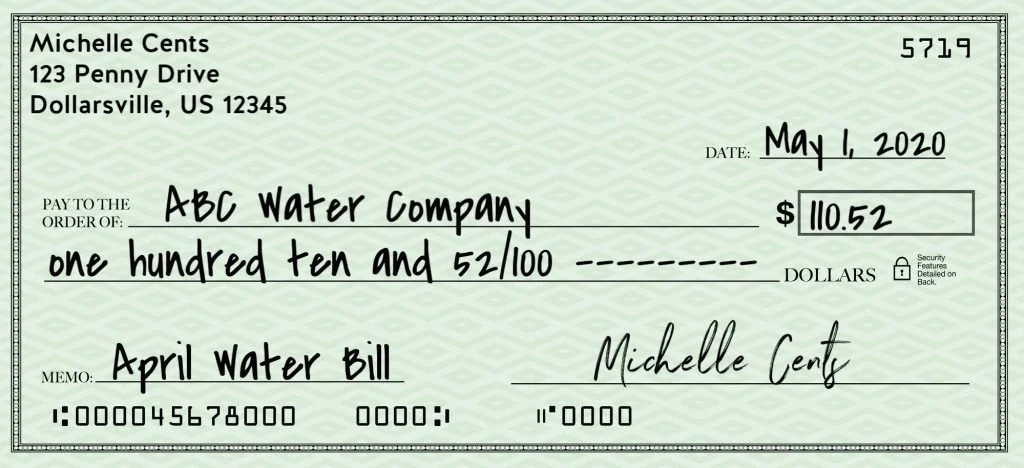
#> input picture Image_Processing/CCA/example.jpg, 1024 x 468 px
$ jupyter execute --allow-errors CCA.ipynb
#> lines starting #> are read from the running program, lines starting #| are printed output that depends on the picture; after the words box and inside, x2 and y2 are one past the last pixel; in counts of white or black regions, pixels touching at a corner belong together
### Image_Processing/CCA/utils/loader.py
from typing import Any

import cv2
import numpy as np
import os
from wand.image import Image


class Loader:
    """
    Load an image or a pdf file.

    Attributes
    ----------
    low_threshold: tuple
        The low threshold of cv2.inRange
    high_threshold: tuple
        The high threshold of cv2.inRange

    Methods
    -------
    get_masks(path: str) -> list
        It read an image or a pdf file page by page.
        It returns the masks that the bright parts are marked as 255, the rest as 0.
    """

    def __init__(self, low_threshold=(0, 0, 250), high_threshold=(255, 255, 255)):
        if self._is_valid(low_threshold):
            self.low_threshold = low_threshold
        if self._is_valid(high_threshold):
            self.high_threshold = high_threshold

    # [5 lines left out: function __str__, not called in this run]

    def _is_valid(self, threshold: tuple) -> bool:
        if type(threshold) is not tuple:
            raise Exception("The threshold must be a tuple.")
        if len(threshold) != 3:
            raise Exception("The threshold must have 3 item (h, s, v).")
        for item in threshold:
            if item not in range(0, 256):
                raise Exception("The threshold item must be in the range [0, 255].")
        return True

    def get_masks(self, path) -> list:
        basename = os.path.basename(path)
        dn, dext = os.path.splitext(basename)
        ext = dext[1:].lower()
        if ext == "pdf":
            self.document_type = "PDF"
        elif ext == "jpg" or ext == "jpeg" or ext == "png" or ext == "tif":
            self.document_type = "IMAGE"
        else:
            raise Exception("Document should be jpg/jpeg, png, tif or pdf.")

        if self.document_type == "IMAGE":
            loader = _ImageWorker(self.low_threshold, self.high_threshold)
            return [loader.get_image_mask(path)]

        if self.document_type == "PDF":
            loader = _PdfWorker(self.low_threshold, self.high_threshold)
            return loader.get_pdf_masks(path)


class _ImageWorker:
    def __init__(self, low_threshold: tuple, high_threshold: tuple) -> None:
        self.low_threshold = low_threshold
        self.high_threshold = high_threshold

    def make_mask(self, image) -> Any:
        """
        create a mask that the bright parts are marked as 255, the rest as 0.

        params
        ------
        image: numpy array

        return
        ------
        frame_threshold: numpy array
        """
        frame_HSV = cv2.cvtColor(image, cv2.COLOR_BGR2HSV)
        frame_threshold = cv2.inRange(
            frame_HSV, self.low_threshold, self.high_threshold
        )
        return frame_threshold

    def get_image_mask(self, path: str) -> Any:
        image = cv2.imread(path)
        return self.make_mask(image)


class _PdfWorker(_ImageWorker):
    def __init__(self, low_threshold, high_threshold):
        super().__init__(low_threshold, high_threshold)

    # [22 lines left out: functions get_pdf_images, get_pdf_masks, not called in this run]

### Image_Processing/CCA/utils/extractor.py
from typing import Any
from skimage import measure, morphology
from skimage.measure import regionprops
import numpy as np


class Extractor:
    """
    Extract the signature from a mask. The process is as followed.

    1. It finds the regions in an image mask. Each region has a label (unique number).
    2. It removes the small regions. The small region is defined by attributes.
    3. It remove the big regions. The big region is defined by attributes.
    4. It returns a labeled image. The numbers in the image are the region labels, NOT pixels.

    Attributes
    ----------
    outlier_weight: int
        The weight of small outlier size
    outlier_bias: int
        The bias of small outlier size
    amplfier: int
        The amplfier calculates the big outlier size from the small one
    min_area_size: int
        The min region area size in the labeled image.

    Methods
    -------
    extract(mask: numpy.array):
        extract the signature
    """

    def __init__(
        self, outlier_weight=3, outlier_bias=100, amplfier=10, min_area_size=10
    ):
        # the parameters are used to remove small size connected pixels outlier
        self.outlier_weight = outlier_weight
        self.outlier_bias = outlier_bias
        # the parameter is used to remove big size connected pixels outlier
        self.amplfier = amplfier
        self.min_area_size = min_area_size

    # [59 lines left out: functions __str__, extract, not called in this run]

### Image_Processing/CCA/utils/cropper.py
import math
from typing import Any
import cv2
import numpy as np
from PIL import Image


class Cropper:
    """
    read the mask extracted by Extractor, and crop it.

    Attributes:
    -----------
      - min_region_size

        the min area size of the signature.

      - border_ratio: float

          border = min(h, w) * border_ratio

          h, w are the heigth and width of the input mask.
          The border will be removed by the function _remove_borders.

    Methods:
    --------
      - find_contours(img: numpy array) -> sorted_boxes: numpy array

        find the contours and sort them by area size

      - is_intersected(box_a: [x, y, w, h], box_b: [x, y, w, h]) -> bool

        check box_a and box_b is intersected

      - merge_boxes(box_a: [x, y, w, h], box_b: [x, y, w, h]) -> [x, y, w, h]:

        merge the intersected boxes into one

      - boxes2regions(sorted_boxes) -> dict:

        transform all the sorted_boxes into regions (merged boxes)

      - crop_regions(img: numpy array, regions: dict) -> list:

        return a list of cropped images (np.array)

      - run(img_path) -> list

        main function, crop the signatures,
        return a list of cropped images (np.array)
    """

    def __init__(self, min_region_size=10000, border_ratio=0.1):
        self.min_region_size = min_region_size
        self.border_ratio = border_ratio

    # [145 lines left out: functions __str__, find_contours, is_intersected, merge_boxes, _remove_borders, boxes2regions and 3 more, not called in this run]

### Image_Processing/CCA/CCA.ipynb
# Extracting Signatures from Document Images Using Connected Components Analysis

In this notebook we show how to extract signatures from scanned or photographed document pictures using computer vision techniques. It specifically uses Connected Components Analysis (CCA) to detect regions of interest within a binarized document picture. The procedure consists of importing and preprocessing a picture, separating related components based on size, and filtering for regions likely to contain signatures. The separated components are then stored as separate picture files for later processing or storage. This approach is beneficial for automated signature extraction in applications such as document verification and archiving.

# 1. Imports

[cell 1]
import cv2
import numpy as np
import matplotlib.pyplot as plt
from time import time

# 2. Define utility functions
This cell defines two utility functions:

- display_image: A helper function to visualize images using Matplotlib.
- extract_signatures: A function that applies Connected Components Analysis (CCA) to identify connected regions in a binary image and filters them based on area constraints, isolating potential signatures.

[cell 2]
def display_image(image, title="Image", cmap='gray'):
    """Utility function to display an image."""
    plt.figure(figsize=(8, 6))
    plt.imshow(image, cmap=cmap)
    plt.title(title)
    plt.axis('off')
    plt.show()

def extract_signatures(image, min_area=100, max_area=2000, min_aspect_ratio=1.5, max_aspect_ratio=6.0):
    """
    Extracts connected components that could correspond to signatures.

    Parameters:
        image (numpy.ndarray): Binary image.
        min_area (int): Minimum area of a connected component.
        max_area (int): Maximum area of a connected component.
        min_aspect_ratio (float): Minimum aspect ratio (width/height) of a component.
        max_aspect_ratio (float): Maximum aspect ratio (width/height) of a component.

    Returns:
        list: List of bounding boxes for the extracted components.
    """
    # Perform connected components analysis
    num_labels, labels, stats, centroids = cv2.connectedComponentsWithStats(image, connectivity=8)

    # Filter components based on size and aspect ratio
    extracted_boxes = []
    for i in range(1, num_labels):  # Skip the background (label 0)
        x, y, w, h, area = stats[i]
        aspect_ratio = w / h
        if min_area < area < max_area and min_aspect_ratio < aspect_ratio < max_aspect_ratio:
            extracted_boxes.append((x, y, w, h))
    return extracted_boxes

# 3. Load and preprocess the document image
This cell loads the input document image in grayscale format and preprocesses it for analysis. It applies Otsu's thresholding to convert the image into a binary format, inverting the colors so that the foreground (text and signatures) appears white on a black background. The binary image is displayed for verification.

[cell 3]
# Load image
image_path = "example.jpg"  # Update with your image path
image = cv2.imread(image_path, cv2.IMREAD_GRAYSCALE)
#> image: shape (468, 1024); min 0, max 255, mean 211.1

# Binarize the image using Otsu's thresholding
_, binary_image = cv2.threshold(image, 0, 255, cv2.THRESH_BINARY_INV + cv2.THRESH_OTSU)
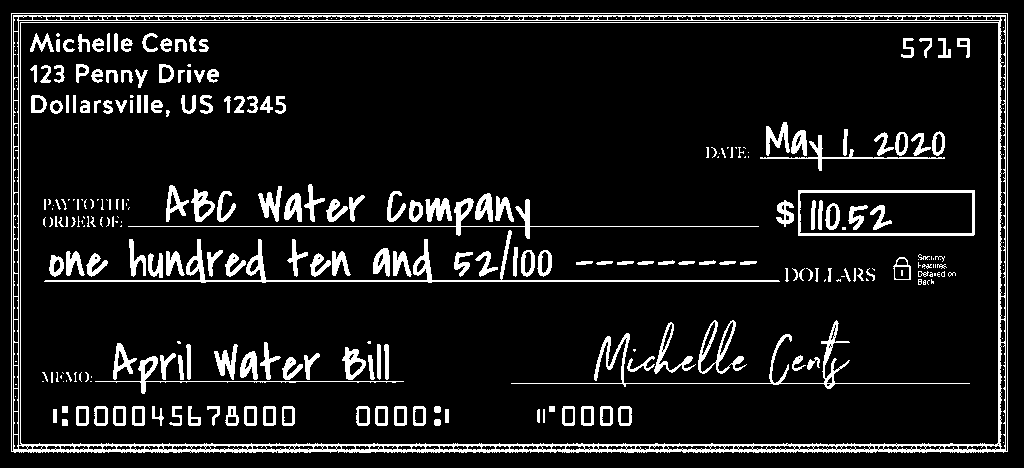
#> binary_image: shape (468, 1024); 10% white; 309 white regions (114 under 20 px), largest, box (x1, y1, x2, y2) and area: (11, 13, 1008, 453) 15139, (44, 230, 780, 283) 2617, (511, 320, 970, 389) 1693

# Display the binary image
display_image(binary_image, "Binary Image")

# 4. Extract potential signatures
This cell uses the previously defined extract_signatures function to identify connected components that match the size criteria for signatures. Bounding boxes are drawn around the identified regions, and the processed image is displayed to visualize the results.

[cell 4]
# Define parameter combinations to test
parameter_sets = [
    {"min_area": 500, "max_area": 3000, "min_aspect_ratio": 1.5, "max_aspect_ratio": 5.0},
    {"min_area": 200, "max_area": 1500, "min_aspect_ratio": 1.0, "max_aspect_ratio": 9.0},
    {"min_area": 1500, "max_area": 3000, "min_aspect_ratio": 2.0, "max_aspect_ratio": 8.0},
    {"min_area": 1000, "max_area": 3500, "min_aspect_ratio": 2.5, "max_aspect_ratio": 7.0},
]

# Prepare a figure for displaying the results
fig, axes = plt.subplots(1, len(parameter_sets), figsize=(20, 4))
fig.suptitle("Comparing Signature Detection with Different Parameters", fontsize=16)

# Process each parameter set and visualize the results
for i, params in enumerate(parameter_sets):
    # Extract signatures using the current parameter set
    signature_boxes = extract_signatures(
        binary_image,
        min_area=params["min_area"],
        max_area=params["max_area"],
        min_aspect_ratio=params["min_aspect_ratio"],
        max_aspect_ratio=params["max_aspect_ratio"]
    )

    # Create a copy of the original image with bounding boxes
    output_image = cv2.cvtColor(image, cv2.COLOR_GRAY2BGR)
    for x, y, w, h in signature_boxes:
        cv2.rectangle(output_image, (x, y), (x + w, y + h), (0, 255, 0), 2)

    # Plot the result
    axes[i].imshow(output_image)
    axes[i].set_title(
        f"Area: {params['min_area']}-{params['max_area']}\n"
        f"Aspect Ratio: {params['min_aspect_ratio']}-{params['max_aspect_ratio']}"
    )
    axes[i].axis("off")
#> this loop made 4 passes
#> signature_boxes on passes 1, 3, 4: [(798, 190, 177, 46)], [(511, 320, 459, 69)], [(798, 190, 177, 46), (511, 320, 459, 69)]
#> pass 1, in extract_signatures, `num_labels, labels, stats, centroids = cv2.connectedComponentsWithStat..`:
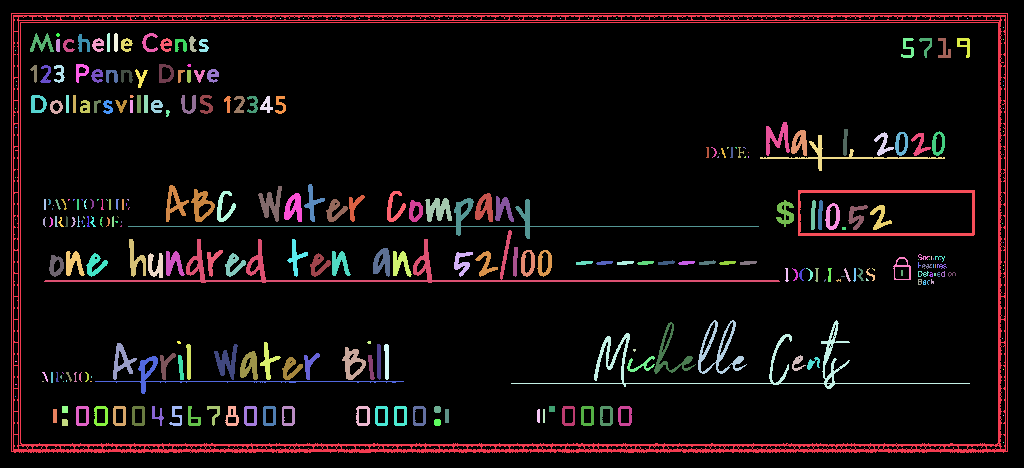
#> labels: shape (468, 1024) int32; 310 distinct labels, from 0 to 309; one colour per label, 0 black

# Show the plots
plt.tight_layout(rect=[0, 0, 1, 0.95])
plt.show()
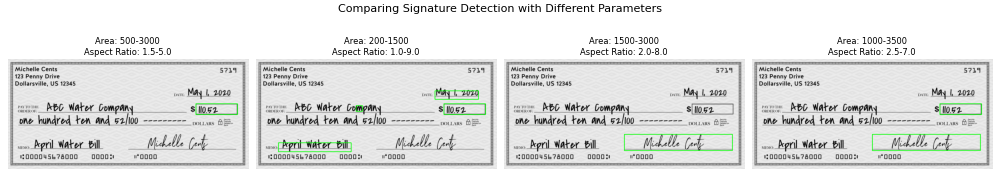
#> figure drawn by matplotlib, 4 panels

Best parameter combination

[cell 5]
min_area = 1500      # Minimum area of a component
max_area = 3000     # Maximum area of a component
min_aspect_ratio = 2.0  # Minimum aspect ratio
max_aspect_ratio = 8.0  # Maximum aspect ratio

signature_boxes = extract_signatures(binary_image, min_area, max_area, min_aspect_ratio, max_aspect_ratio)
#> in extract_signatures (call 5), `num_labels, labels, stats, centroids = cv2.connectedComponentsWithStat..`: stats = 310 rows, first 6: [0, 0, 1024, 468, 431161], [11, 13, 997, 440, 15139], [135, 18, 1, 1, 1], [205, 18, 1, 1, 1], [280, 18, 1, 1, 1], [303, 18, 1, 1, 1]; centroids = 310 pairs, first value 15 to 1003, second value 18 to 442
#> signature_boxes = [(511, 320, 459, 69)]

# Draw bounding boxes around detected signatures
output_image = cv2.cvtColor(image, cv2.COLOR_GRAY2BGR)
for x, y, w, h in signature_boxes:
    cv2.rectangle(output_image, (x, y), (x + w, y + h), (0, 255, 0), 2)
#> this loop made 1 pass
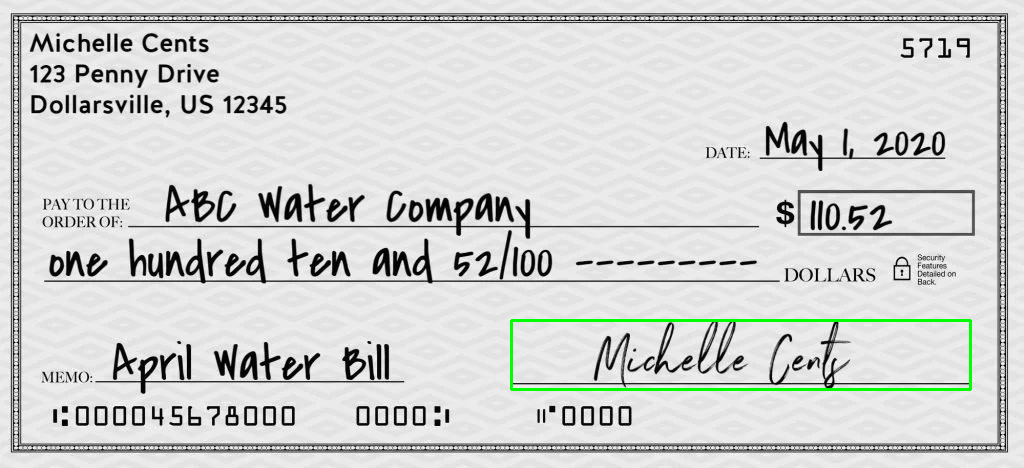
#> output_image: shape (468, 1024, 3); mean B, G, R 209.6, 211.3, 209.6

# Display the image with bounding boxes
display_image(output_image, "Signatures Detected")

# Automating the Process
In this part we adapt the pipe;ine proposed [here](https://github.com/EnzoSeason/signature_detection.git) to try and automate the process of extraction to be more generic for all data.

[cell 6]
from utils.loader import Loader
from utils.extractor import Extractor
from utils.cropper import Cropper
from utils.judger import Judger

[cell 7]
image_path = '/home/omar/Masters/Adv Image and Video Processiong/Project/Dataset/40gigs_signatures_imgs/0000003302.png'

image = cv2.imread(image_path, cv2.IMREAD_GRAYSCALE)
#> (the rest of this cell did not finish here and is left out)


## Loader

The loader reads the file and creates a mask.

The mask is a numpy array. The bright parts are set to 255, the rest is set to 0.

[cell 8]
loader = Loader()
#> (the rest of this cell did not finish here and is left out)

print(mask)
print(np.unique(mask))
display_image(mask,cmap=None)

## Extractor

The extractor

1. generates the regions from the mask.
2. removes the small and the big region because the signature is neither too big nor too small.

[cell 9]
extractor = Extractor(amplfier=15)
#> (the rest of this cell did not finish here and is left out)

## Cropper

The cropper finds the **contours** of regions in the **labeled masks** and crop them.

[cell 10]
cropper = Cropper()
